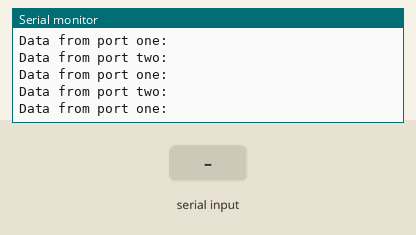
Recording of a sketch running on a simulated Arduino Mega 2560, built with avr-gcc and run on an emulated ATmega2560. On the bench: the last lines printed to the serial monitor. Inputs (shaded band) come from the test bench.

Above: at 1.2 s.
1.3 s: "6" received over the second serial link
4.3 s: "5" received over the second serial link
At 4.9 s:
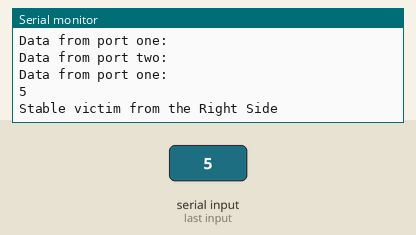
7.3 s: "4" received over the second serial link
10.3 s: "3" received over the second serial link
13.3 s: "6" received over the second serial link
At 14.4 s:
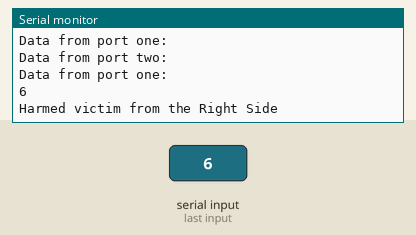
14.8 s: "2" received over the second serial link
At 15.8 s:
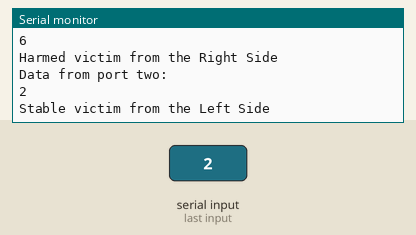
Timing chart, 0 to 17.8 s (numbered marks = the images above; inputs shaded):
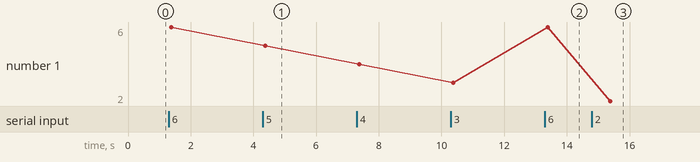

The sketch:

2serialPorts.ino
```cpp
#include <SoftwareSerial.h>
// software serial #1: RX = digital pin 10, TX = digital pin 11
SoftwareSerial camDer(13, 51); // EL 13 VA AL P4 DE LA CÁMARA DERECHA

// software serial #2: RX = digital pin 8, TX = digital pin 9
// on the Mega, use other pins instead, since 8 and 9 don't work on the Mega
SoftwareSerial camIzq(12, 50); // EL 12 VA AL P4 DE LA CÁMARA IZQUIERDA

void setup() {
  // Open serial communications and wait for port to open:
  Serial.begin(9600);

  while (!Serial) {
    ; // wait for serial port to connect. Needed for native USB port only
  }

  camDer.begin(9600); // INICIALIZAMOS LA COMUNICACION DE LA CAMARA DERECHA
  camIzq.begin(9600); // INICIALIZAMOS LA CMOUNICACION DE LA CAMARA IZQUIERDA
}

void loop() {

  camDer.listen();  // ATENDER SOLO CAMARA DERECHA
  Serial.println("Data from port one:");

  while (camDer.available() > 0) {
    char inByte = camDer.read();
    Serial.write(inByte);
    if(inByte == '6'){ // 6 ES PARA LAS VICTIMAS H DEL LADO DERECHO
      Serial.println();
      Serial.println("Harmed victim from the Right Side");
      delay(2000);
      break;
    }
    if(inByte == '5'){ // 5 ES PARA LAS VICTIMAS S DE LADO DERECHO
      Serial.println();
      Serial.println("Stable victim from the Right Side");
      delay(2000);
      break;
    }
    if(inByte == '4'){ // 4 ES PARA LAS VICTIMAS U DEL LADO DERECHO
      Serial.println();
      Serial.println("Unharmed victim from the Right Side");
      delay(2000);
      break;
    }
  }

  Serial.println();

  camIzq.listen();

  Serial.println("Data from port two:");
  while (camIzq.available() > 0) {
    char inByte = camIzq.read();
    Serial.write(inByte);
    if(inByte == '3'){ // 3 ES PARA LAS VICTIMAS H DEL LADO IZQUIERDO
      Serial.println();
      Serial.println("Harmed victim from the Left Side");
      delay(2000);
      break;
    }
    if(inByte == '2'){ // 2 ES PARA LAS VICTIMAS S DEL LADO IZQUIERDO
      Serial.println();
      Serial.println("Stable victim from the Left Side");
      delay(2000);
       break;
    }
    if(inByte == '1'){ // 1 ES PARA LAS VICTIMAS U DEL LADO IZQUIERDO
      Serial.println();
      Serial.println("Unharmed victim from the Left Side");
      delay(2000);
      break;
    }
  }

  // blank line to separate data from the two ports:
  Serial.println();

}
```

Measured:
- after the input at 4.3 s, the serial monitor: prints a new line after 0.08 s (image 1)
- after the input at 13.3 s, the serial monitor: prints a new line after 0.08 s (image 2)
- after the input at 14.8 s, the serial monitor: prints a new line after 0.58 s (image 3)
- plotted number 1: 6 → 5 after the input at 4.3 s, 5 → 4 after the input at 7.3 s, 4 → 3 after the input at 10.3 s, 3 → 6 after the input at 13.3 s, 6 → 2 after the input at 14.8 s
